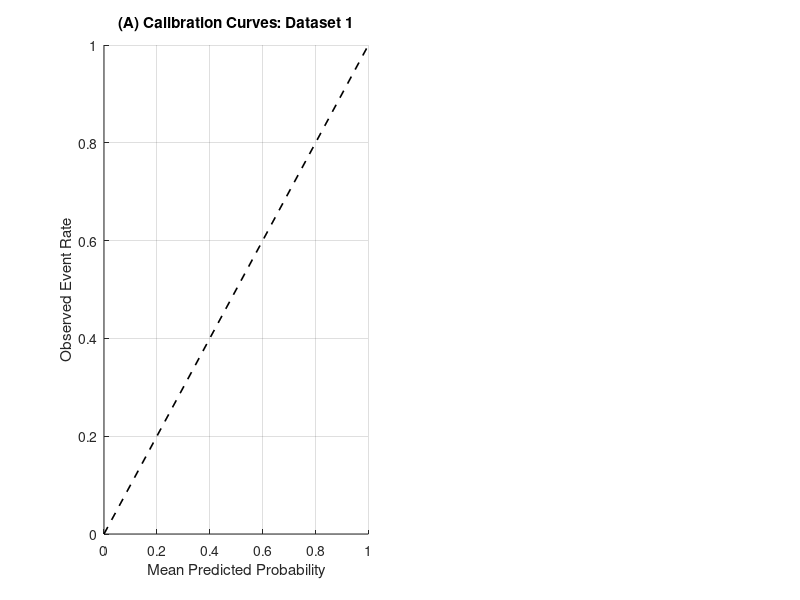

The MATLAB script that drew this image: (Note: this script raises an error after producing the figure.)
%% FIG_CALIBRATION_CURVES_BOTH_DATASETS.m
clear; clc; close all;

% Choose representative models
D1 = { ...
    'Logistic Regression', 'results_logreg_seeds.mat', [0.85 0.33 0.10]; ...
    'Random Forest',       'results_rf_seeds.mat',     [0.47 0.67 0.19]; ...
    'GRNN',                'results_grnn_seeds.mat',   [0.00 0.45 0.74]  ...
};

D2 = { ...
    'Logistic Regression', 'results2_logreg_seeds.mat', [0.85 0.33 0.10]; ...
    'Random Forest',       'results2_rf_seeds.mat',     [0.47 0.67 0.19]; ...
    'GRNN',                'results2_grnn_seeds.mat',   [0.00 0.45 0.74]  ...
};

nBins = 10;
fig = figure('Color','w','Position',[100 100 1200 500]);

% -------- Dataset 1 --------
subplot(1,2,1); hold on; box off; grid on;
title('(A) Calibration Curves: Dataset 1', 'FontWeight','bold');
xlabel('Mean Predicted Probability');
ylabel('Observed Event Rate');
plot([0 1],[0 1],'k--','LineWidth',1.2);

leg1 = cell(size(D1,1),1);

for i = 1:size(D1,1)
    S = load(D1{i,2});
    y = S.y_all_seed{1}(:);
    p = S.p_all_seed{1}(:);

    [mp, op] = makeCalibrationCurve(y, p, nBins);
    plot(mp, op, '-o', 'Color', D1{i,3}, 'LineWidth', 2, 'MarkerSize', 5);
    leg1{i} = D1{i,1};
end
legend(leg1, 'Location', 'southeast');

% -------- Dataset 2 --------
subplot(1,2,2); hold on; box off; grid on;
title('(B) Calibration Curves: Dataset 2', 'FontWeight','bold');
xlabel('Mean Predicted Probability');
ylabel('Observed Event Rate');
plot([0 1],[0 1],'k--','LineWidth',1.2);

leg2 = cell(size(D2,1),1);

for i = 1:size(D2,1)
    S = load(D2{i,2});

    % Use seed 1 pooled predictions for plotting robustness
    y = S.y_all_seed{1}(:);
    p = S.p_all_seed{1}(:);

    [mp, op] = makeCalibrationCurve(y, p, nBins);
    plot(mp, op, '-o', 'Color', D2{i,3}, 'LineWidth', 2, 'MarkerSize', 5);
    leg2{i} = D2{i,1};
end
legend(leg2, 'Location', 'southeast');

exportgraphics(fig, 'FIG_CALIBRATION_CURVES_BOTH_DATASETS.png', 'Resolution', 600);
exportgraphics(fig, 'FIG_CALIBRATION_CURVES_BOTH_DATASETS.pdf', 'ContentType', 'vector');

disp('Saved: FIG_CALIBRATION_CURVES_BOTH_DATASETS.png and .pdf');

% ===== helper =====
function [meanPred, obsRate] = makeCalibrationCurve(y, p, nBins)
    edges = linspace(0,1,nBins+1);
    meanPred = nan(nBins,1);
    obsRate  = nan(nBins,1);

    for b = 1:nBins
        if b < nBins
            idx = p >= edges(b) & p < edges(b+1);
        else
            idx = p >= edges(b) & p <= edges(b+1);
        end

        if any(idx)
            meanPred(b) = mean(p(idx));
            obsRate(b) = mean(y(idx));
        end
    end

    keep = ~(isnan(meanPred) | isnan(obsRate));
    meanPred = meanPred(keep);
    obsRate  = obsRate(keep);
end
